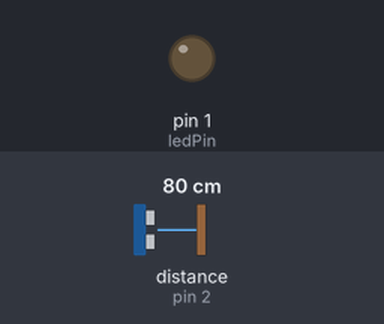
The sketch below on a simulated Arduino Uno, built for the host (arithmetic inside an expression is 32-bit, double 64-bit). Parts: output pins drawn as LEDs (lit = HIGH). Wiring (inferred from the names in the program): ultrasonic range finder: trigger pin 0; echo pin 2. Inputs (shaded band) come from the test bench; at power-on: distance to the obstacle (sensor on pin 2) 80 cm. The echo pulse lasts 58.3 µs per cm; pins used as bus, display or sensor lines are not drawn.

Above: at 0.16 s.
Timing chart, 0 to 1.8 s (numbered marks = the images above):
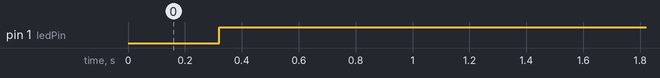

The sketch:

dalnometr.ino
```cpp
//#include <DigiKeyboard.h>

#include <DNSServer.h>
#include <dummy.h>
int delayTime = 10 * 1000; //задержка для отключения в милисекундах
int distanceMax = 140; //Расстояние, на которое нужно подойти к датчику
int distanceMin = 30;//Минимальное расстояние, нужно чтобы не было пустых срабатываний при закрытой двери

long last; //время последнего срабатывания датчика
int treshCount = 0;
int treshCountToOn = 4; //Количество циклов по 100 мс для избежания шумов

int echoPin = 2;
int trigPin = 0;
int ledPin = 1;
void setup() {
	//DigiKeyboard.println("Start");
	pinMode(ledPin, OUTPUT);
	pinMode(trigPin, OUTPUT);
	pinMode(echoPin, INPUT);
	digitalWrite(ledPin, 0);
}
void loop() {
	int cm = getCm();
	if (cm < distanceMax && cm > distanceMin)
	{
		treshCount++;
		if (treshCount >= treshCountToOn) {
			digitalWrite(ledPin, 1);
			last = millis();
		}
	}
	else {
		treshCount = 0;
		if (millis() - last > delayTime || millis() < last) {
			digitalWrite(ledPin, 0);
		}
	}
	delay(100);
	/*DigiKeyboard.print(cm);
	DigiKeyboard.println(" cm");
	DigiKeyboard.print(last);
	DigiKeyboard.print(" ms; ");
	DigiKeyboard.print(millis());
	DigiKeyboard.println(" ms");
	DigiKeyboard.delay(1000); */
}

int getCm() {
	int duration, cm;
	digitalWrite(trigPin, LOW);
	delayMicroseconds(2);
	digitalWrite(trigPin, HIGH);
	delayMicroseconds(10);
	digitalWrite(trigPin, LOW);
	duration = pulseIn(echoPin, HIGH);
	cm = duration / 58;
	return cm;
}
```

Measured:
- by itself, pin 1 (ledPin): LOW → HIGH at 0.32 s
